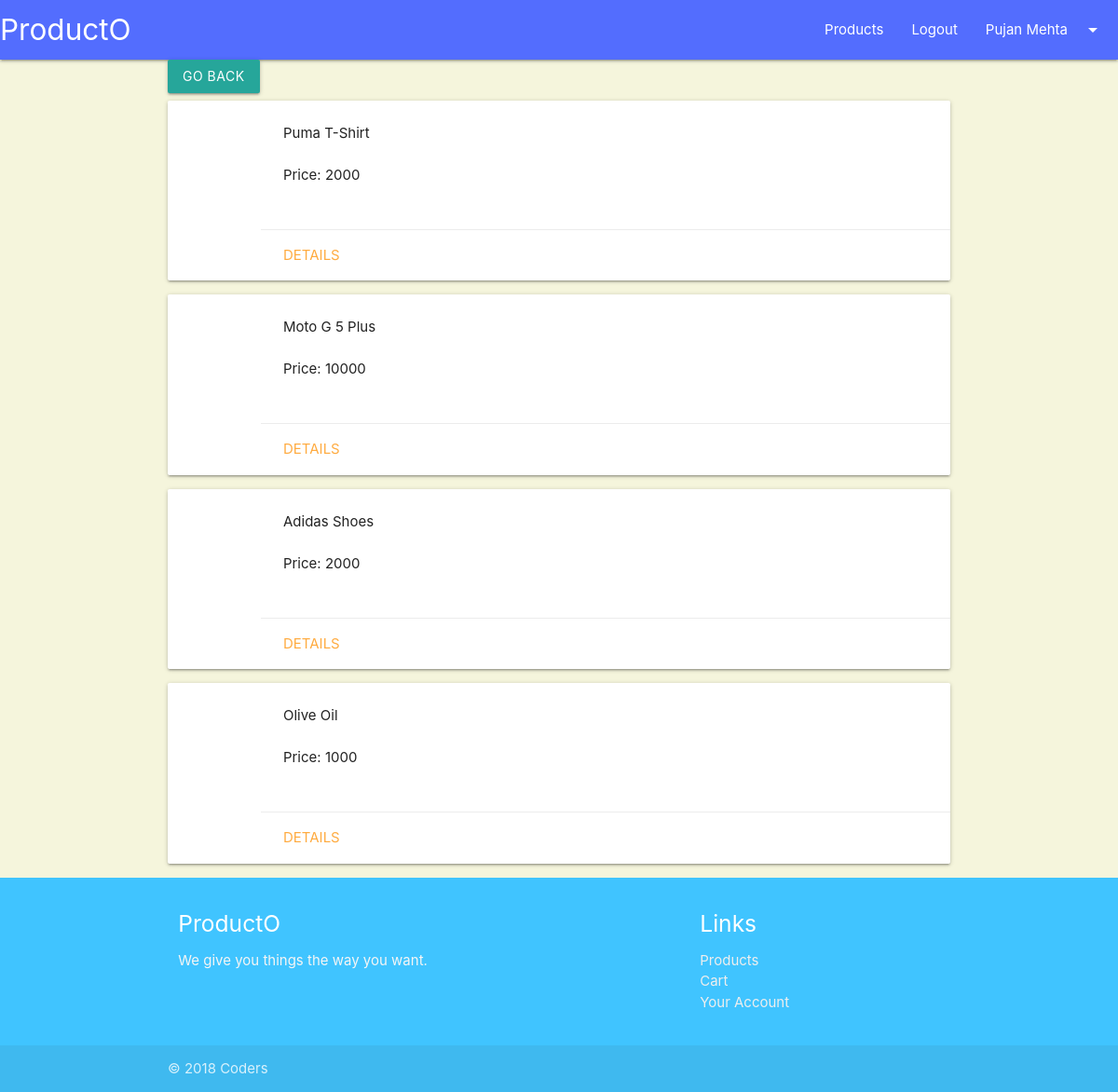
The app's page /products/recommended/ (signed in) with its own data.
### app/models.py (models this page shows, shortened)
class Profile(models.Model):
    user = models.ForeignKey(User, on_delete=models.CASCADE)
    address = models.CharField(max_length=250, null=True, blank=True)
    email = models.EmailField(null=True)
    fname = models.CharField(max_length=50)
    lname = models.CharField(max_length=50)

class Product(models.Model):
    title = models.CharField(max_length=50)
    category = models.CharField(max_length=100, choices=categories, default="Goods")
    description = models.CharField(max_length=1000, blank=False)
    price = models.IntegerField()
    quantity = models.IntegerField(null=True)
    image = models.FileField(upload_to="./static/images/",null=True, blank=True)

### app/views.py (the view)
# urls.py: path('recommended/', recommendedProducts, name="recommendedProducts")
def recommendedProducts(request):
    r = Review.objects.all()
    profile = Profile.objects.all().filter(user=request.user)[0]
    product_sentiment = {}
    for i in r:
        try :
            if product_sentiment[i.product.id]:
                product_sentiment[i.product.id]['total'] += TextBlob(i.review).sentiment.polarity
                product_sentiment[i.product.id]['count'] += 1
        except KeyError:
            product_sentiment[i.product.id] = {}
            product_sentiment[i.product.id]['total'] = TextBlob(i.review).sentiment.polarity
            product_sentiment[i.product.id]['count'] = 1
    for i in product_sentiment:
        product_sentiment[i]['avg'] = product_sentiment[i]['total'] / product_sentiment[i]['count']
    print(product_sentiment)
    product_sorted = sorted(product_sentiment, key=lambda k: product_sentiment[k]['avg'])[::-1]
    print(product_sorted)
    final_list = []
    for i in product_sorted:
        final_list.append(Product.objects.all().filter(id=i)[0])
    return render(request, 'recommendedProducts.html', {'products': final_list, 'p': profile})

### app/templates/recommendedProducts.html (shortened to what this page needs)
<!DOCTYPE html>
<html lang="en">
<head>
</head>
{% extends 'base.html' %}
{% block products %}
<div class="animated zoomInRight">
  <div class="container">
      <a href="/products/productsList" class="waves-effect waves-light btn modal-trigger">Go Back</a>
      {% for i in products %}
      <div class="col s12 m7">
       <div class="card horizontal">
         <div class="card-image">
         </div>
         <div class="card-stacked">
           <div class="card-content">
             <p>{{ i.title }}</p><br>
             <p>Price: {{ i.price }}</p><br>
           </div>
           {% if user.is_authenticated %}
             <div class="card-action">
               <a href="/products/productsList/{{ i.id }}/">Details</a>
             </div>
           {% else %}
             <div class="card-action">
               <a href="/login">Details</a>
             </div>
           {% endif %}
         </div>
       </div>
     </div>
     {% endfor %}
  </div>
</div>
{% endblock %}

### app/templates/base.html (shortened to what this page needs)
 {% load staticfiles %}
 <!DOCTYPE html>
 <html lang="en" dir="ltr">
  <head>
    <link rel="stylesheet/less" type="text/css" href="styles.less" />
    <link rel="stylesheet/less" href="/static/css/index.less">
    <link rel="stylesheet" href="https://cdnjs.cloudflare.com/ajax/libs/animate.css/3.7.0/animate.min.css">
    <link rel="stylesheet" href="https://cdnjs.cloudflare.com/ajax/libs/materialize/1.0.0-beta/css/materialize.min.css">
  </head>
  <body style="background: #F5F5DC; ">
    <nav>
      <div class="nav-wrapper" style="background: #536dfe">
        <a href="/" class="brand-logo">ProductO</a>
        <ul id="nav-mobile" class="right hide-on-med-and-down">
          <li><a href="/products/productsList">Products</a></li>
          {% if user.is_authenticated %}
            <li><a href="/logout">Logout</a></li>
            <li><a class="dropdown-trigger" data-target="dropdown">{{ p.fname }} {{ p.lname }}<i class="material-icons right">arrow_drop_down</i></a></li>
          {% else %}
            <li><a href="/login">Login</a></li>
            <li><a href="/signup">Signup</a></li>
          {% endif %}
        </ul>
      </div>
    </nav>
    <main>
      {% block products %}{% endblock %}
    </main>
    <footer class="page-footer" style="background: #40c4ff;">
      <div class="container">
        <div class="row">
          <div class="col l6 s12">
            <h5 class="white-text">ProductO</h5>
            <p class="grey-text text-lighten-4">We give you things the way you want.</p>
          </div>
          <div class="col l4 offset-l2 s12">
            <h5 class="white-text">Links</h5>
            <ul>
              <li><a class="grey-text text-lighten-3" href="/products/productsList">Products</a></li>
              <li><a class="grey-text text-lighten-3" href="/cart">Cart</a></li>
              <li><a class="grey-text text-lighten-3" href="#">Your Account</a></li>
            </ul>
          </div>
        </div>
      </div>
      <div class="footer-copyright">
        <div class="container">
          © 2018 Coders
        </div>
      </div>
    </footer>
  </body>
</html>

### app/templates/recommendedProducts.html (style rules this page uses)
.container { margin: 50px auto; }

### app/templates/base.html (style rules this page uses)
body { display: flex; min-height: 100vh; flex-direction: column; }
main { flex: 1 0 auto; }

### records on screen
Profile: fname "Pujan", lname "Mehta"
Product: title "Puma T-Shirt", price "2000"
Product: title "Moto G 5 Plus", price "10000"
Product: title "Adidas Shoes", price "2000"
Product: title "Olive Oil", price "1000"
